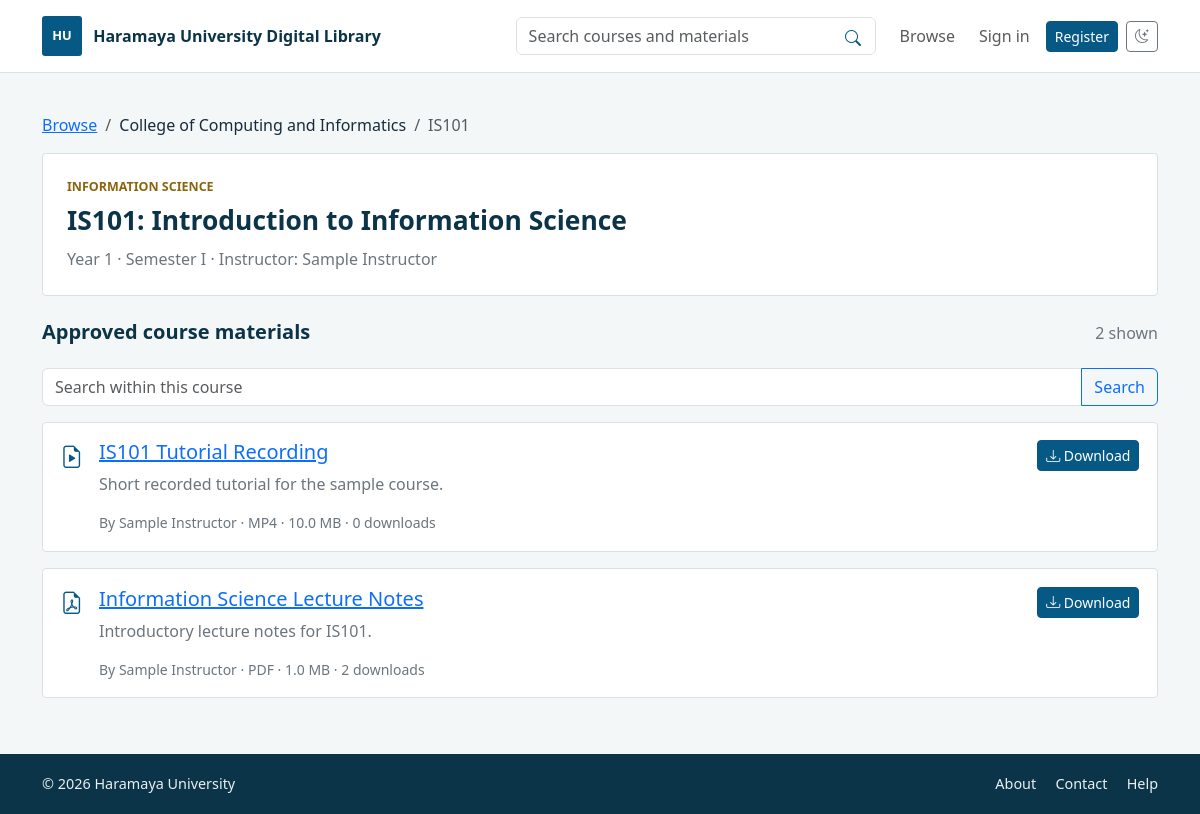
The app's page /course.php?id=1 with its own data.
### tables this page shows
CREATE TABLE IF NOT EXISTS courses (
    course_id BIGINT UNSIGNED NOT NULL AUTO_INCREMENT,
    course_code VARCHAR(30) NOT NULL,
    course_title VARCHAR(180) NOT NULL,
    department_id SMALLINT UNSIGNED NOT NULL,
    year TINYINT UNSIGNED NOT NULL,
    semester TINYINT UNSIGNED NOT NULL,
    instructor_id BIGINT UNSIGNED NULL,
    PRIMARY KEY (course_id),
    UNIQUE KEY uq_courses_department_code (department_id, course_code),
    KEY idx_courses_curriculum (department_id, year, semester),
    KEY idx_courses_instructor (instructor_id),
    CONSTRAINT chk_courses_year CHECK (year BETWEEN 1 AND 6),
    CONSTRAINT chk_courses_semester CHECK (semester IN (1, 2)),
    CONSTRAINT fk_courses_department
        FOREIGN KEY (department_id) REFERENCES departments (department_id)
        ON UPDATE CASCADE
        ON DELETE RESTRICT,
    CONSTRAINT fk_courses_instructor
        FOREIGN KEY (instructor_id) REFERENCES users (user_id)
        ON UPDATE CASCADE
        ON DELETE SET NULL
);

CREATE TABLE IF NOT EXISTS colleges (
    college_id SMALLINT UNSIGNED NOT NULL AUTO_INCREMENT,
    name VARCHAR(150) NOT NULL,
    PRIMARY KEY (college_id),
    UNIQUE KEY uq_colleges_name (name)
);

CREATE TABLE IF NOT EXISTS departments (
    department_id SMALLINT UNSIGNED NOT NULL AUTO_INCREMENT,
    name VARCHAR(150) NOT NULL,
    college_id SMALLINT UNSIGNED NOT NULL,
    PRIMARY KEY (department_id),
    UNIQUE KEY uq_departments_college_name (college_id, name),
    CONSTRAINT fk_departments_college
        FOREIGN KEY (college_id) REFERENCES colleges (college_id)
        ON UPDATE CASCADE
        ON DELETE RESTRICT
);

CREATE TABLE IF NOT EXISTS users (
    user_id BIGINT UNSIGNED NOT NULL AUTO_INCREMENT,
    name VARCHAR(120) NOT NULL,
    email VARCHAR(254) NOT NULL,
    password VARCHAR(255) NOT NULL,
    role ENUM('student', 'instructor', 'admin') NOT NULL DEFAULT 'student',
    department_id SMALLINT UNSIGNED NULL,
    is_active TINYINT(1) NOT NULL DEFAULT 1,
    created_at TIMESTAMP NOT NULL DEFAULT CURRENT_TIMESTAMP,
    PRIMARY KEY (user_id),
    UNIQUE KEY uq_users_email (email),
    KEY idx_users_role_department (role, department_id),
    KEY idx_users_active_role (is_active, role),
    CONSTRAINT chk_users_is_active CHECK (is_active IN (0, 1)),
    CONSTRAINT fk_users_department
        FOREIGN KEY (department_id) REFERENCES departments (department_id)
        ON UPDATE CASCADE
        ON DELETE SET NULL
);

CREATE TABLE IF NOT EXISTS materials (
    material_id BIGINT UNSIGNED NOT NULL AUTO_INCREMENT,
    title VARCHAR(200) NOT NULL,
    description TEXT NULL,
    file_path VARCHAR(255) NOT NULL,
    file_type VARCHAR(10) NOT NULL,
    file_size BIGINT UNSIGNED NOT NULL,
    course_id BIGINT UNSIGNED NOT NULL,
    uploader_id BIGINT UNSIGNED NOT NULL,
    upload_date TIMESTAMP NOT NULL DEFAULT CURRENT_TIMESTAMP,
     
    approved TINYINT(1) NULL DEFAULT NULL,
    download_count BIGINT UNSIGNED NOT NULL DEFAULT 0,
    PRIMARY KEY (material_id),
    UNIQUE KEY uq_materials_file_path (file_path),
    KEY idx_materials_course_approval_date (course_id, approved, upload_date),
    KEY idx_materials_approval_date (approved, upload_date),
    KEY idx_materials_download_count (download_count),
    KEY idx_materials_uploader (uploader_id),
    CONSTRAINT chk_materials_approved CHECK (approved IS NULL OR approved IN (0, 1)),
    CONSTRAINT fk_materials_course
        FOREIGN KEY (course_id) REFERENCES courses (course_id)
        ON UPDATE CASCADE
        ON DELETE CASCADE,
    CONSTRAINT fk_materials_uploader
        FOREIGN KEY (uploader_id) REFERENCES users (user_id)
        ON UPDATE CASCADE
        ON DELETE RESTRICT
);

### course.php (the view, shortened to what this page needs)
<?php
require_once __DIR__ . '/includes/config.php';
require_once __DIR__ . '/includes/functions.php';
$courseId = filter_input(INPUT_GET, 'id', FILTER_VALIDATE_INT, ['options' => ['min_range' => 1]]);
$courseQuery = $pdo->prepare(
    'SELECT c.course_id, c.course_code, c.course_title, c.year, c.semester,
            d.name AS department_name, cl.name AS college_name, u.name AS instructor_name
     FROM courses AS c JOIN departments AS d ON d.department_id = c.department_id
     JOIN colleges AS cl ON cl.college_id = d.college_id
     LEFT JOIN users AS u ON u.user_id = c.instructor_id WHERE c.course_id = :id'
);
$courseQuery->execute(['id' => $courseId]);
$course = $courseQuery->fetch();
$query = mb_substr(sanitize($_GET['q'] ?? ''), 0, 100);
$sql = 'SELECT m.material_id, m.title, m.description, m.file_type, m.file_size,
               m.upload_date, m.download_count, u.name AS uploader_name
        FROM materials AS m JOIN users AS u ON u.user_id = m.uploader_id
        WHERE m.course_id = :course_id AND m.approved = 1';
$parameters = ['course_id' => $courseId];
$sql .= ' ORDER BY m.upload_date DESC LIMIT 100';
$materialsQuery = $pdo->prepare($sql);
$materialsQuery->execute($parameters);
$materials = $materialsQuery->fetchAll();
require __DIR__ . '/includes/header.php';
?>
<main class="container page-shell">
    <nav aria-label="Breadcrumb"><ol class="breadcrumb"><li class="breadcrumb-item"><a href="<?= e(site_url('browse.php')) ?>">Browse</a></li><li class="breadcrumb-item"><?= e($course['college_name']) ?></li><li class="breadcrumb-item active" aria-current="page"><?= e($course['course_code']) ?></li></ol></nav>
    <section class="content-panel mb-4"><p class="eyebrow mb-2"><?= e($course['department_name']) ?></p><h1 class="page-title"><?= e($course['course_code']) ?>: <?= e($course['course_title']) ?></h1><p class="text-secondary mb-0">Year <?= (int) $course['year'] ?> · Semester <?= (int) $course['semester'] === 1 ? 'I' : 'II' ?> · Instructor: <?= e($course['instructor_name'] ?? 'Not assigned') ?></p></section>
    <div class="section-topline"><h2 class="section-heading">Approved course materials</h2><span class="text-secondary"><?= count($materials) ?> shown</span></div>
    <form class="mb-3" method="get"><div class="input-group"><input class="form-control" id="course-query" name="q" value="<?= e($query) ?>" placeholder="Search within this course"><button class="btn btn-outline-primary" type="submit">Search</button></div></form>
    <div class="d-grid gap-3"><?php foreach ($materials as $material): ?><article class="content-panel material-result"><div class="d-flex gap-3"><i class="bi <?= e(get_file_icon($material['file_type'])) ?> material-icon" aria-hidden="true"></i><div class="flex-grow-1"><h3 class="h5"><a href="<?= e(site_url('material.php?id=' . (int) $material['material_id'])) ?>"><?= e($material['title']) ?></a></h3><p class="text-secondary"><?= e($material['description'] ?? '') ?></p><div class="small text-secondary">By <?= e($material['uploader_name']) ?> · <?= e(strtoupper($material['file_type'])) ?> · <?= e(format_file_size($material['file_size'])) ?> · <?= (int) $material['download_count'] ?> downloads</div></div><?= download_form((int) $material['material_id'], 'Download', 'btn btn-sm btn-primary align-self-start') ?></div></article><?php endforeach; ?>
        <?php if ($materials === []): ?><div class="content-panel text-secondary">No approved materials match this course search yet.</div><?php endif; ?></div>
</main>
<?php require __DIR__ . '/includes/footer.php'; ?>

### includes/functions.php (shortened to what this page needs)
<?php
function e(mixed $value): string
{
    return htmlspecialchars((string) $value, ENT_QUOTES | ENT_SUBSTITUTE, 'UTF-8');
}
function sanitize(mixed $value): string
{
    return trim(str_replace("\0", '', (string) $value));
}
function site_url(string $path = ''): string
{
    $base = BASE_URL;
    $path = ltrim($path, '/');
    return $base . ($path === '' ? '/' : '/' . $path);
}
function format_file_size(int|string $bytes): string
{
    $size = max(0, (int) $bytes);
    $units = ['KB', 'MB', 'GB', 'TB'];
    $value = $size / 1024;
    foreach ($units as $unit) {
        if ($value < 1024 || $unit === 'TB') {
            return number_format($value, 1) . ' ' . $unit;
        }
        $value /= 1024;
    }
    return number_format($value, 1) . ' TB';
}
function get_file_icon(string $fileType): string
{
    return match (strtolower($fileType)) {
        'pdf' => 'bi-file-earmark-pdf',
        'doc', 'docx' => 'bi-file-earmark-word',
        'ppt', 'pptx' => 'bi-file-earmark-ppt',
        'mp4' => 'bi-file-earmark-play',
        default => 'bi-file-earmark',
    };
}
function csrf_token(): string
{
    return $_SESSION['csrf_token'];
}
function csrf_field(): string
{
    return '<input type="hidden" name="csrf_token" value="' . e(csrf_token()) . '">';
}
function download_form(int $materialId, string $label = 'Download', string $buttonClass = 'btn btn-primary'): string
{
    return '<form class="d-inline" method="post" action="' . e(site_url('download.php')) . '">'
        . csrf_field()
        . '<input type="hidden" name="material_id" value="' . $materialId . '">'
        . '<button class="' . e($buttonClass) . '" type="submit"><i class="bi bi-download" aria-hidden="true"></i> '
        . e($label) . '</button></form>';
}

### assets/css/style.css (style rules this page uses)
:root { color-scheme: light; --ink: #172b3a; --muted: #61717d; --blue: #075985; --blue-deep: #0c3448; --gold: #d5a12b; --paper: #f4f7f8; --line: #d8e1e5; --surface: #ffffff; }
* { box-sizing: border-box; }
body { min-height: 100vh; display: flex; flex-direction: column; color: var(--ink); background: var(--paper); }
.page-shell { flex: 1; padding-top: 2.5rem; padding-bottom: 3.5rem; }
.page-title { margin-bottom: .65rem; color: var(--blue-deep); font-size: 1.65rem; font-weight: 700; }
.section-heading { color: var(--blue-deep); font-size: 1.25rem; font-weight: 700; }
.form-panel, .content-panel { padding: clamp(1rem, 3vw, 1.5rem); border: 1px solid var(--line); border-radius: 4px; background: var(--surface); }
.btn-primary { --bs-btn-bg: var(--blue); --bs-btn-border-color: var(--blue); --bs-btn-hover-bg: var(--blue-deep); --bs-btn-hover-border-color: var(--blue-deep); }
.material-icon { color: var(--blue); font-size: 1.4rem; }
.eyebrow { margin-bottom: .6rem; color: #8b650e; font-size: .78rem; font-weight: 700; text-transform: uppercase; }
.section-topline { display: flex; align-items: baseline; justify-content: space-between; gap: 1rem; margin-bottom: 1rem; }
.material-result { padding: 1.1rem; }

### records on screen
courses: colleges.name "College of Computing and Informatics", course_code "IS101", department.name "INFORMATION SCIENCE", course_title "Introduction to Information Science", year "1", instructor.name "Sample Instructor"
materials: title "IS101 Tutorial Recording", description "Short recorded tutorial for the sample course.", uploader.name "Sample Instructor", file_type "MP4", file_size "10.0 MB", download_count "0"
materials: title "Information Science Lecture Notes", description "Introductory lecture notes for IS101.", uploader.name "Sample Instructor", file_type "PDF", file_size "1.0 MB", download_count "2"

### other values on screen
$siteTitle "Haramaya University Digital Library"
count($materials) "2"
